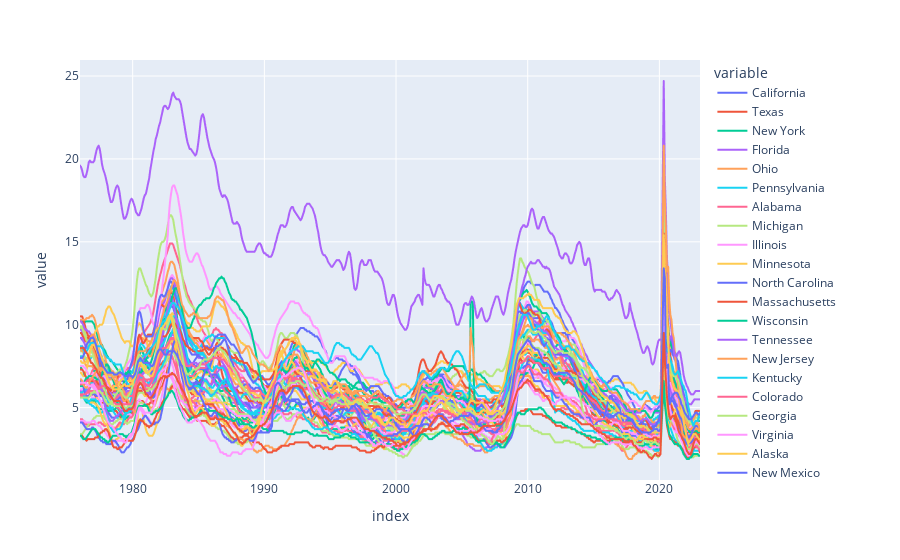

Source (notebook cell):
### Code cell
# plot States Unemployment Rate
px.line(unemp_states)

### Figure 1 — Plotly figure (JSON) as saved in the notebook; plotly's stock layout.template omitted (floating-point values rounded to 4 significant figures; data arrays with more than 128 entries replaced by an {"elided": "..."} marker saying what was removed)
{"data": [{"hovertemplate": "variable=California<br>index=%{x}<br>value=%{y}<extra></extra>", "legendgroup": "California", "line": {"color": "#636efa", "dash": "solid"}, "marker": {"symbol": "circle"}, "mode": "lines", "name": "California", "showlegend": true, "type": "scattergl", "x": {"elided": "564 str values"}, "xaxis": "x", "y": {"elided": "564 float values"}, "yaxis": "y"}, {"hovertemplate": "variable=Texas<br>index=%{x}<br>value=%{y}<extra></extra>", "legendgroup": "Texas", "line": {"color": "#EF553B", "dash": "solid"}, "marker": {"symbol": "circle"}, "mode": "lines", "name": "Texas", "showlegend": true, "type": "scattergl", "x": {"elided": "564 str values"}, "xaxis": "x", "y": {"elided": "564 float values"}, "yaxis": "y"}, {"hovertemplate": "variable=New York<br>index=%{x}<br>value=%{y}<extra></extra>", "legendgroup": "New York", "line": {"color": "#00cc96", "dash": "solid"}, "marker": {"symbol": "circle"}, "mode": "lines", "name": "New York", "showlegend": true, "type": "scattergl", "x": {"elided": "564 str values"}, "xaxis": "x", "y": {"elided": "564 float values"}, "yaxis": "y"}, {"hovertemplate": "variable=Florida<br>index=%{x}<br>value=%{y}<extra></extra>", "legendgroup": "Florida", "line": {"color": "#ab63fa", "dash": "solid"}, "marker": {"symbol": "circle"}, "mode": "lines", "name": "Florida", "showlegend": true, "type": "scattergl", "x": {"elided": "564 str values"}, "xaxis": "x", "y": {"elided": "564 float values"}, "yaxis": "y"}, {"hovertemplate": "variable=Ohio<br>index=%{x}<br>value=%{y}<extra></extra>", "legendgroup": "Ohio", "line": {"color": "#FFA15A", "dash": "solid"}, "marker": {"symbol": "circle"}, "mode": "lines", "name": "Ohio", "showlegend": true, "type": "scattergl", "x": {"elided": "564 str values"}, "xaxis": "x", "y": {"elided": "564 float values"}, "yaxis": "y"}, {"hovertemplate": "variable=Pennsylvania<br>index=%{x}<br>value=%{y}<extra></extra>", "legendgroup": "Pennsylvania", "line": {"color": "#19d3f3", "dash": "solid"}, "marker": {"symbol": "circle"}, "mode": "lines", "name": "Pennsylvania", "showlegend": true, "type": "scattergl", "x": {"elided": "564 str values"}, "xaxis": "x", "y": {"elided": "564 float values"}, "yaxis": "y"}, {"hovertemplate": "variable=Alabama<br>index=%{x}<br>value=%{y}<extra></extra>", "legendgroup": "Alabama", "line": {"color": "#FF6692", "dash": "solid"}, "marker": {"symbol": "circle"}, "mode": "lines", "name": "Alabama", "showlegend": true, "type": "scattergl", "x": {"elided": "564 str values"}, "xaxis": "x", "y": {"elided": "564 float values"}, "yaxis": "y"}, {"hovertemplate": "variable=Michigan<br>index=%{x}<br>value=%{y}<extra></extra>", "legendgroup": "Michigan", "line": {"color": "#B6E880", "dash": "solid"}, "marker": {"symbol": "circle"}, "mode": "lines", "name": "Michigan", "showlegend": true, "type": "scattergl", "x": {"elided": "564 str values"}, "xaxis": "x", "y": {"elided": "564 float values"}, "yaxis": "y"}, {"hovertemplate": "variable=Illinois<br>index=%{x}<br>value=%{y}<extra></extra>", "legendgroup": "Illinois", "line": {"color": "#FF97FF", "dash": "solid"}, "marker": {"symbol": "circle"}, "mode": "lines", "name": "Illinois", "showlegend": true, "type": "scattergl", "x": {"elided": "564 str values"}, "xaxis": "x", "y": {"elided": "564 float values"}, "yaxis": "y"}, {"hovertemplate": "variable=Minnesota<br>index=%{x}<br>value=%{y}<extra></extra>", "legendgroup": "Minnesota", "line": {"color": "#FECB52", "dash": "solid"}, "marker": {"symbol": "circle"}, "mode": "lines", "name": "Minnesota", "showlegend": true, "type": "scattergl", "x": {"elided": "564 str values"}, "xaxis": "x", "y": {"elided": "564 float values"}, "yaxis": "y"}, {"hovertemplate": "variable=North Carolina<br>index=%{x}<br>value=%{y}<extra></extra>", "legendgroup": "North Carolina", "line": {"color": "#636efa", "dash": "solid"}, "marker": {"symbol": "circle"}, "mode": "lines", "name": "North Carolina", "showlegend": true, "type": "scattergl", "x": {"elided": "564 str values"}, "xaxis": "x", "y": {"elided": "564 float values"}, "yaxis": "y"}, {"hovertemplate": "variable=Massachusetts<br>index=%{x}<br>value=%{y}<extra></extra>", "legendgroup": "Massachusetts", "line": {"color": "#EF553B", "dash": "solid"}, "marker": {"symbol": "circle"}, "mode": "lines", "name": "Massachusetts", "showlegend": true, "type": "scattergl", "x": {"elided": "564 str values"}, "xaxis": "x", "y": {"elided": "564 float values"}, "yaxis": "y"}, {"hovertemplate": "variable=Wisconsin<br>index=%{x}<br>value=%{y}<extra></extra>", "legendgroup": "Wisconsin", "line": {"color": "#00cc96", "dash": "solid"}, "marker": {"symbol": "circle"}, "mode": "lines", "name": "Wisconsin", "showlegend": true, "type": "scattergl", "x": {"elided": "564 str values"}, "xaxis": "x", "y": {"elided": "564 float values"}, "yaxis": "y"}, {"hovertemplate": "variable=Tennessee<br>index=%{x}<br>value=%{y}<extra></extra>", "legendgroup": "Tennessee", "line": {"color": "#ab63fa", "dash": "solid"}, "marker": {"symbol": "circle"}, "mode": "lines", "name": "Tennessee", "showlegend": true, "type": "scattergl", "x": {"elided": "564 str values"}, "xaxis": "x", "y": {"elided": "564 float values"}, "yaxis": "y"}, {"hovertemplate": "variable=New Jersey<br>index=%{x}<br>value=%{y}<extra></extra>", "legendgroup": "New Jersey", "line": {"color": "#FFA15A", "dash": "solid"}, "marker": {"symbol": "circle"}, "mode": "lines", "name": "New Jersey", "showlegend": true, "type": "scattergl", "x": {"elided": "564 str values"}, "xaxis": "x", "y": {"elided": "564 float values"}, "yaxis": "y"}, {"hovertemplate": "variable=Kentucky<br>index=%{x}<br>value=%{y}<extra></extra>", "legendgroup": "Kentucky", "line": {"color": "#19d3f3", "dash": "solid"}, "marker": {"symbol": "circle"}, "mode": "lines", "name": "Kentucky", "showlegend": true, "type": "scattergl", "x": {"elided": "564 str values"}, "xaxis": "x", "y": {"elided": "564 float values"}, "yaxis": "y"}, {"hovertemplate": "variable=Colorado<br>index=%{x}<br>value=%{y}<extra></extra>", "legendgroup": "Colorado", "line": {"color": "#FF6692", "dash": "solid"}, "marker": {"symbol": "circle"}, "mode": "lines", "name": "Colorado", "showlegend": true, "type": "scattergl", "x": {"elided": "564 str values"}, "xaxis": "x", "y": {"elided": "564 float values"}, "yaxis": "y"}, {"hovertemplate": "variable=Georgia<br>index=%{x}<br>value=%{y}<extra></extra>", "legendgroup": "Georgia", "line": {"color": "#B6E880", "dash": "solid"}, "marker": {"symbol": "circle"}, "mode": "lines", "name": "Georgia", "showlegend": true, "type": "scattergl", "x": {"elided": "564 str values"}, "xaxis": "x", "y": {"elided": "564 float values"}, "yaxis": "y"}, {"hovertemplate": "variable=Virginia<br>index=%{x}<br>value=%{y}<extra></extra>", "legendgroup": "Virginia", "line": {"color": "#FF97FF", "dash": "solid"}, "marker": {"symbol": "circle"}, "mode": "lines", "name": "Virginia", "showlegend": true, "type": "scattergl", "x": {"elided": "564 str values"}, "xaxis": "x", "y": {"elided": "564 float values"}, "yaxis": "y"}, {"hovertemplate": "variable=Alaska<br>index=%{x}<br>value=%{y}<extra></extra>", "legendgroup": "Alaska", "line": {"color": "#FECB52", "dash": "solid"}, "marker": {"symbol": "circle"}, "mode": "lines", "name": "Alaska", "showlegend": true, "type": "scattergl", "x": {"elided": "564 str values"}, "xaxis": "x", "y": {"elided": "564 float values"}, "yaxis": "y"}, {"hovertemplate": "variable=New Mexico<br>index=%{x}<br>value=%{y}<extra></extra>", "legendgroup": "New Mexico", "line": {"color": "#636efa", "dash": "solid"}, "marker": {"symbol": "circle"}, "mode": "lines", "name": "New Mexico", "showlegend": true, "type": "scattergl", "x": {"elided": "564 str values"}, "xaxis": "x", "y": {"elided": "564 float values"}, "yaxis": "y"}, {"hovertemplate": "variable=Oregon<br>index=%{x}<br>value=%{y}<extra></extra>", "legendgroup": "Oregon", "line": {"color": "#EF553B", "dash": "solid"}, "marker": {"symbol": "circle"}, "mode": "lines", "name": "Oregon", "showlegend": true, "type": "scattergl", "x": {"elided": "564 str values"}, "xaxis": "x", "y": {"elided": "564 float values"}, "yaxis": "y"}, {"hovertemplate": "variable=South Carolina<br>index=%{x}<br>value=%{y}<extra></extra>", "legendgroup": "South Carolina", "line": {"color": "#00cc96", "dash": "solid"}, "marker": {"symbol": "circle"}, "mode": "lines", "name": "South Carolina", "showlegend": true, "type": "scattergl", "x": {"elided": "564 str values"}, "xaxis": "x", "y": {"elided": "564 float values"}, "yaxis": "y"}, {"hovertemplate": "variable=Arizona<br>index=%{x}<br>value=%{y}<extra></extra>", "legendgroup": "Arizona", "line": {"color": "#ab63fa", "dash": "solid"}, "marker": {"symbol": "circle"}, "mode": "lines", "name": "Arizona", "showlegend": true, "type": "scattergl", "x": {"elided": "564 str values"}, "xaxis": "x", "y": {"elided": "564 float values"}, "yaxis": "y"}, {"hovertemplate": "variable=Washington<br>index=%{x}<br>value=%{y}<extra></extra>", "legendgroup": "Washington", "line": {"color": "#FFA15A", "dash": "solid"}, "marker": {"symbol": "circle"}, "mode": "lines", "name": "Washington", "showlegend": true, "type": "scattergl", "x": {"elided": "564 str values"}, "xaxis": "x", "y": {"elided": "564 float values"}, "yaxis": "y"}, {"hovertemplate": "variable=Missouri<br>index=%{x}<br>value=%{y}<extra></extra>", "legendgroup": "Missouri", "line": {"color": "#19d3f3", "dash": "solid"}, "marker": {"symbol": "circle"}, "mode": "lines", "name": "Missouri", "showlegend": true, "type": "scattergl", "x": {"elided": "564 str values"}, "xaxis": "x", "y": {"elided": "564 float values"}, "yaxis": "y"}, {"hovertemplate": "variable=Iowa<br>index=%{x}<br>value=%{y}<extra></extra>", "legendgroup": "Iowa", "line": {"color": "#FF6692", "dash": "solid"}, "marker": {"symbol": "circle"}, "mode": "lines", "name": "Iowa", "showlegend": true, "type": "scattergl", "x": {"elided": "564 str values"}, "xaxis": "x", "y": {"elided": "564 float values"}, "yaxis": "y"}, {"hovertemplate": "variable=North Dakota<br>index=%{x}<br>value=%{y}<extra></extra>", "legendgroup": "North Dakota", "line": {"color": "#B6E880", "dash": "solid"}, "marker": {"symbol": "circle"}, "mode": "lines", "name": "North Dakota", "showlegend": true, "type": "scattergl", "x": {"elided": "564 str values"}, "xaxis": "x", "y": {"elided": "564 float values"}, "yaxis": "y"}, {"hovertemplate": "variable=West Virginia<br>index=%{x}<br>value=%{y}<extra></extra>", "legendgroup": "West Virginia", "line": {"color": "#FF97FF", "dash": "solid"}, "marker": {"symbol": "circle"}, "mode": "lines", "name": "West Virginia", "showlegend": true, "type": "scattergl", "x": {"elided": "564 str values"}, "xaxis": "x", "y": {"elided": "564 float values"}, "yaxis": "y"}, {"hovertemplate": "variable=Oklahoma<br>index=%{x}<br>value=%{y}<extra></extra>", "legendgroup": "Oklahoma", "line": {"color": "#FECB52", "dash": "solid"}, "marker": {"symbol": "circle"}, "mode": "lines", "name": "Oklahoma", "showlegend": true, "type": "scattergl", "x": {"elided": "564 str values"}, "xaxis": "x", "y": {"elided": "564 float values"}, "yaxis": "y"}, {"hovertemplate": "variable=Indiana<br>index=%{x}<br>value=%{y}<extra></extra>", "legendgroup": "Indiana", "line": {"color": "#636efa", "dash": "solid"}, "marker": {"symbol": "circle"}, "mode": "lines", "name": "Indiana", "showlegend": true, "type": "scattergl", "x": {"elided": "564 str values"}, "xaxis": "x", "y": {"elided": "564 float values"}, "yaxis": "y"}, {"hovertemplate": "variable=Arkansas<br>index=%{x}<br>value=%{y}<extra></extra>", "legendgroup": "Arkansas", "line": {"color": "#EF553B", "dash": "solid"}, "marker": {"symbol": "circle"}, "mode": "lines", "name": "Arkansas", "showlegend": true, "type": "scattergl", "x": {"elided": "564 str values"}, "xaxis": "x", "y": {"elided": "564 float values"}, "yaxis": "y"}, {"hovertemplate": "variable=Louisiana<br>index=%{x}<br>value=%{y}<extra></extra>", "legendgroup": "Louisiana", "line": {"color": "#00cc96", "dash": "solid"}, "marker": {"symbol": "circle"}, "mode": "lines", "name": "Louisiana", "showlegend": true, "type": "scattergl", "x": {"elided": "564 str values"}, "xaxis": "x", "y": {"elided": "564 float values"}, "yaxis": "y"}, {"hovertemplate": "variable=Nevada<br>index=%{x}<br>value=%{y}<extra></extra>", "legendgroup": "Nevada", "line": {"color": "#ab63fa", "dash": "solid"}, "marker": {"symbol": "circle"}, "mode": "lines", "name": "Nevada", "showlegend": true, "type": "scattergl", "x": {"elided": "564 str values"}, "xaxis": "x", "y": {"elided": "564 float values"}, "yaxis": "y"}, {"hovertemplate": "variable=Hawaii<br>index=%{x}<br>value=%{y}<extra></extra>", "legendgroup": "Hawaii", "line": {"color": "#FFA15A", "dash": "solid"}, "marker": {"symbol": "circle"}, "mode": "lines", "name": "Hawaii", "showlegend": true, "type": "scattergl", "x": {"elided": "564 str values"}, "xaxis": "x", "y": {"elided": "564 float values"}, "yaxis": "y"}, {"hovertemplate": "variable=Utah<br>index=%{x}<br>value=%{y}<extra></extra>", "legendgroup": "Utah", "line": {"color": "#19d3f3", "dash": "solid"}, "marker": {"symbol": "circle"}, "mode": "lines", "name": "Utah", "showlegend": true, "type": "scattergl", "x": {"elided": "564 str values"}, "xaxis": "x", "y": {"elided": "564 float values"}, "yaxis": "y"}, {"hovertemplate": "variable=Maryland<br>index=%{x}<br>value=%{y}<extra></extra>", "legendgroup": "Maryland", "line": {"color": "#FF6692", "dash": "solid"}, "marker": {"symbol": "circle"}, "mode": "lines", "name": "Maryland", "showlegend": true, "type": "scattergl", "x": {"elided": "564 str values"}, "xaxis": "x", "y": {"elided": "564 float values"}, "yaxis": "y"}, {"hovertemplate": "variable=Connecticut<br>index=%{x}<br>value=%{y}<extra></extra>", "legendgroup": "Connecticut", "line": {"color": "#B6E880", "dash": "solid"}, "marker": {"symbol": "circle"}, "mode": "lines", "name": "Connecticut", "showlegend": true, "type": "scattergl", "x": {"elided": "564 str values"}, "xaxis": "x", "y": {"elided": "564 float values"}, "yaxis": "y"}, {"hovertemplate": "variable=Kansas<br>index=%{x}<br>value=%{y}<extra></extra>", "legendgroup": "Kansas", "line": {"color": "#FF97FF", "dash": "solid"}, "marker": {"symbol": "circle"}, "mode": "lines", "name": "Kansas", "showlegend": true, "type": "scattergl", "x": {"elided": "564 str values"}, "xaxis": "x", "y": {"elided": "564 float values"}, "yaxis": "y"}, {"hovertemplate": "variable=Maine<br>index=%{x}<br>value=%{y}<extra></extra>", "legendgroup": "Maine", "line": {"color": "#FECB52", "dash": "solid"}, "marker": {"symbol": "circle"}, "mode": "lines", "name": "Maine", "showlegend": true, "type": "scattergl", "x": {"elided": "564 str values"}, "xaxis": "x", "y": {"elided": "564 float values"}, "yaxis": "y"}, {"hovertemplate": "variable=Wyoming<br>index=%{x}<br>value=%{y}<extra></extra>", "legendgroup": "Wyoming", "line": {"color": "#636efa", "dash": "solid"}, "marker": {"symbol": "circle"}, "mode": "lines", "name": "Wyoming", "showlegend": true, "type": "scattergl", "x": {"elided": "564 str values"}, "xaxis": "x", "y": {"elided": "564 float values"}, "yaxis": "y"}, {"hovertemplate": "variable=Nebraska<br>index=%{x}<br>value=%{y}<extra></extra>", "legendgroup": "Nebraska", "line": {"color": "#EF553B", "dash": "solid"}, "marker": {"symbol": "circle"}, "mode": "lines", "name": "Nebraska", "showlegend": true, "type": "scattergl", "x": {"elided": "564 str values"}, "xaxis": "x", "y": {"elided": "564 float values"}, "yaxis": "y"}, {"hovertemplate": "variable=South Dakota<br>index=%{x}<br>value=%{y}<extra></extra>", "legendgroup": "South Dakota", "line": {"color": "#00cc96", "dash": "solid"}, "marker": {"symbol": "circle"}, "mode": "lines", "name": "South Dakota", "showlegend": true, "type": "scattergl", "x": {"elided": "564 str values"}, "xaxis": "x", "y": {"elided": "564 float values"}, "yaxis": "y"}, {"hovertemplate": "variable=Puerto Rico<br>index=%{x}<br>value=%{y}<extra></extra>", "legendgroup": "Puerto Rico", "line": {"color": "#ab63fa", "dash": "solid"}, "marker": {"symbol": "circle"}, "mode": "lines", "name": "Puerto Rico", "showlegend": true, "type": "scattergl", "x": {"elided": "564 str values"}, "xaxis": "x", "y": {"elided": "564 float values"}, "yaxis": "y"}, {"hovertemplate": "variable=Mississippi<br>index=%{x}<br>value=%{y}<extra></extra>", "legendgroup": "Mississippi", "line": {"color": "#FFA15A", "dash": "solid"}, "marker": {"symbol": "circle"}, "mode": "lines", "name": "Mississippi", "showlegend": true, "type": "scattergl", "x": {"elided": "564 str values"}, "xaxis": "x", "y": {"elided": "564 float values"}, "yaxis": "y"}, {"hovertemplate": "variable=the District of Columbia<br>index=%{x}<br>value=%{y}<extra></extra>", "legendgroup": "the District of Columbia", "line": {"color": "#19d3f3", "dash": "solid"}, "marker": {"symbol": "circle"}, "mode": "lines", "name": "the District of Columbia", "showlegend": true, "type": "scattergl", "x": {"elided": "564 str values"}, "xaxis": "x", "y": {"elided": "564 float values"}, "yaxis": "y"}, {"hovertemplate": "variable=Montana<br>index=%{x}<br>value=%{y}<extra></extra>", "legendgroup": "Montana", "line": {"color": "#FF6692", "dash": "solid"}, "marker": {"symbol": "circle"}, "mode": "lines", "name": "Montana", "showlegend": true, "type": "scattergl", "x": {"elided": "564 str values"}, "xaxis": "x", "y": {"elided": "564 float values"}, "yaxis": "y"}, {"hovertemplate": "variable=Idaho<br>index=%{x}<br>value=%{y}<extra></extra>", "legendgroup": "Idaho", "line": {"color": "#B6E880", "dash": "solid"}, "marker": {"symbol": "circle"}, "mode": "lines", "name": "Idaho", "showlegend": true, "type": "scattergl", "x": {"elided": "564 str values"}, "xaxis": "x", "y": {"elided": "564 float values"}, "yaxis": "y"}, {"hovertemplate": "variable=New Hampshire<br>index=%{x}<br>value=%{y}<extra></extra>", "legendgroup": "New Hampshire", "line": {"color": "#FF97FF", "dash": "solid"}, "marker": {"symbol": "circle"}, "mode": "lines", "name": "New Hampshire", "showlegend": true, "type": "scattergl", "x": {"elided": "564 str values"}, "xaxis": "x", "y": {"elided": "564 float values"}, "yaxis": "y"}, {"hovertemplate": "variable=Rhode Island<br>index=%{x}<br>value=%{y}<extra></extra>", "legendgroup": "Rhode Island", "line": {"color": "#FECB52", "dash": "solid"}, "marker": {"symbol": "circle"}, "mode": "lines", "name": "Rhode Island", "showlegend": true, "type": "scattergl", "x": {"elided": "564 str values"}, "xaxis": "x", "y": {"elided": "564 float values"}, "yaxis": "y"}, {"hovertemplate": "variable=Delaware<br>index=%{x}<br>value=%{y}<extra></extra>", "legendgroup": "Delaware", "line": {"color": "#636efa", "dash": "solid"}, "marker": {"symbol": "circle"}, "mode": "lines", "name": "Delaware", "showlegend": true, "type": "scattergl", "x": {"elided": "564 str values"}, "xaxis": "x", "y": {"elided": "564 float values"}, "yaxis": "y"}, {"hovertemplate": "variable=Vermont<br>index=%{x}<br>value=%{y}<extra></extra>", "legendgroup": "Vermont", "line": {"color": "#EF553B", "dash": "solid"}, "marker": {"symbol": "circle"}, "mode": "lines", "name": "Vermont", "showlegend": true, "type": "scattergl", "x": {"elided": "564 str values"}, "xaxis": "x", "y": {"elided": "564 float values"}, "yaxis": "y"}], "layout": {"autosize": true, "legend": {"title": {"text": "variable"}, "tracegroupgap": 0}, "margin": {"t": 60}, "xaxis": {"anchor": "y", "autorange": true, "domain": [0, 1], "range": ["1976-01-01", "2023-02-01"], "title": {"text": "index"}, "type": "date"}, "yaxis": {"anchor": "x", "autorange": true, "domain": [0, 1], "range": [0.6333, 25.97], "title": {"text": "value"}, "type": "linear"}}}
